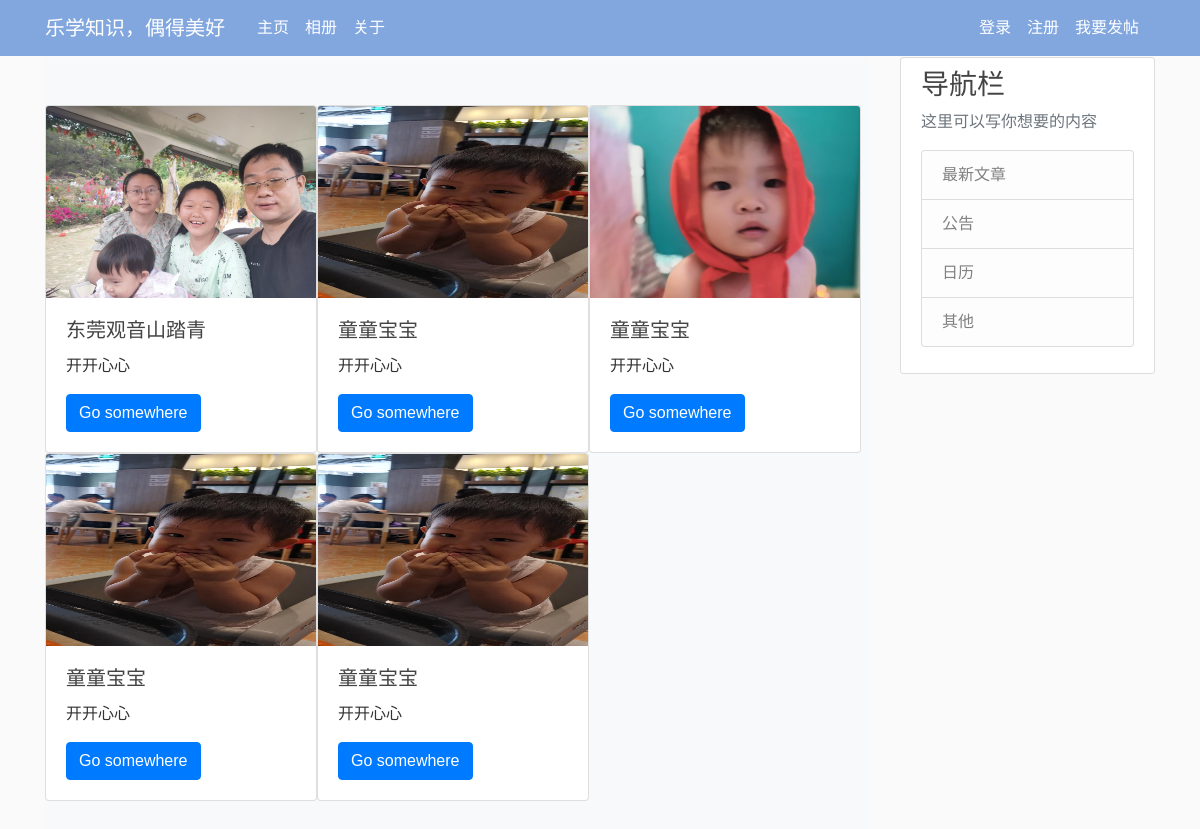
Page /products on the committed database.
### web_files/dbmodel.py (models this page shows, shortened)
class Picture(db.Model):
    id = db.Column(db.Integer,primary_key=True)
    picture_name =db.Column(db.String(100),nullable=False)
    upload_time = db.Column(db.DateTime,nullable=False,default=datetime.now)
    picture_content = db.Column(db.Text,nullable = False)
    picture_path = db.Column(db.String(120),nullable = False)
    userID = db.Column(db.Integer, db.ForeignKey('user.id'))

### web_files/routes.py (the view)
@app.route('/products',methods=['GET','POST'])
def gallery():
    db.create_all()
    pictures=Picture.query.all()
    return render_template('gallery.html',pictures=pictures)

### web_files/Templates/gallery.html
{% extends "general_layout.html" %}
{% block content %}
<div class="album py-5 bg-light">
    <div class="container">
      <div class="row row-cols-1 row-cols-sm-2 row-cols-md-3 g-3">
        {% for picture in pictures %}
          <div class="card" style="width: 17rem;">
            <img style = 'display: block; height:12rem;' src="{{url_for('static',filename='products/' + picture.picture_path) }}" class="card-img-top" alt="...">
            <div class="card-body">
              <h5 class="card-title">{{ picture.picture_name }}</h5>
              <p class="card-text">{{ picture.picture_content }}</p>
              <a href="#" class="btn btn-primary">Go somewhere</a>
            </div>
          </div>
        {% endfor %}
      </div>
    </div>
  </div>
{% endblock content %}

### web_files/static/main.css (style rules this page uses)
body { background: #fafafa; color: #333333; margin-top: 5rem; margin: 0px; padding: 0px; font-family: Arial }
h1, h2, h3, h4, h5, h6 { color: #444444; }

### rows in the picture
Picture: picture_path (picture), picture_name "东莞观音山踏青", picture_content "开开心心"
Picture: picture_path (picture), picture_name "童童宝宝", picture_content "开开心心"
Picture: picture_path (picture), picture_name "童童宝宝", picture_content "开开心心"
Picture: picture_path (picture), picture_name "童童宝宝", picture_content "开开心心"
Picture: picture_path (picture), picture_name "童童宝宝", picture_content "开开心心"
